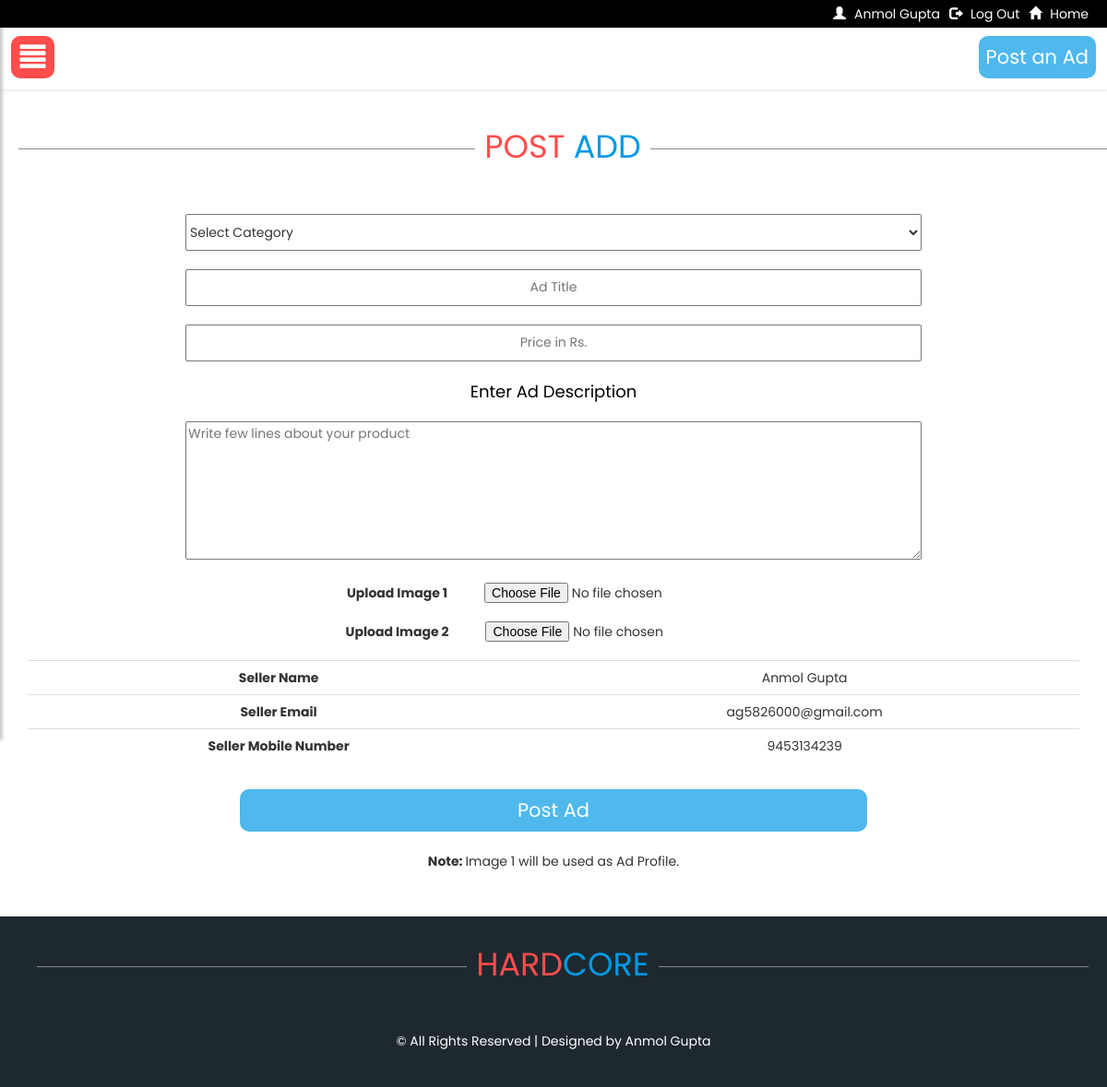
/addadd.php (signed in), run on the app's committed database.
### tables this page shows
CREATE TABLE `users` (
  `id` int(11) NOT NULL,
  `name` varchar(255) NOT NULL,
  `email` varchar(255) NOT NULL,
  `phno` varchar(255) NOT NULL,
  `password` varchar(255) NOT NULL
);

### addadd.php (the view, shortened to what this page needs)
<?php
include('header.php');
$sql="SELECT * FROM users WHERE email='".$_SESSION['em']."'";
$res=mysqli_query($conn,$sql);
$row1=mysqli_fetch_assoc($res);
$price='';
$title='';
$des='';
?>
<div class="container-fluid text-center" style="padding: 10px;padding-top: 50px;padding-bottom: 50px;background-color: white">
  <div class="heading" style="margin-bottom: 30px;"><span class="bg-grey" style="background-color: white; color: #ff4c4c;padding-left: 10px">POST </span><span class="bg-grey" style="background-color: white; color: #0099e5;padding-right: 10px">ADD</span></div>
  <div class="container text-center">
    <br>
    <br>
    <form  action="<?php echo htmlspecialchars($_SERVER["PHP_SELF"]);?>" method="POST" enctype="multipart/form-data">
                        <select name="cat" class="addf">
                            <option value="">Select Category</option>
                        </select>
          <br>
          <br>
          <input class="addf" type="text" name="title" style="text-align: center;" placeholder="Ad Title" value="<?php echo htmlspecialchars($title);?>">
          <br>
          <br>
          <input class="addf" type="text" name="price" style="text-align: center;" placeholder="Price in Rs." value="<?php echo htmlspecialchars($price);?>">
          <br>
          <br>
          <span style="font-size: 18px;color: black;">Enter Ad Description</span>
          <br>
          <br>
          <textarea class="addf" name="des" style=" height:150px;" placeholder="Write few lines about your product" value="<?php echo htmlspecialchars($des);?>"></textarea>
          <br>
          <br>
          <span><b>Upload Image 1</b></span><input  type="file" name="im1" style="display: inline-block; margin-left: 40px;">
          <br>
          <br>
          <span><b>Upload Image 2</b></span><input type="file"  name="im2" style="display: inline-block; margin-left: 40px;">
          <br>
          <br>
          <table class="table">
          <tr>
          <td><b>Seller Name</b></td><td><?php echo $row1['name'];  ?></td>
          </tr>
          <tr>
          <td><b>Seller Email</b></td><td><?php echo $row1['email'];  ?></td>
          </tr>
          <tr>
          <td><b>Seller Mobile Number</b></td><td><?php echo $row1['phno'];  ?></td>
          </tr>
          </table>
          <div class="text-center fadein">
          <input type="submit" name="submit" value="Post Ad" class="sear3" style="width: 60%">
          <br>
          <br>
          <div>
            <b>Note: </b>Image 1 will be used as Ad Profile.
          </div>
          </div>
    </form>
  </div>
</div>
<?php
include('footer.php');
?>

### header.php (style rules this page uses)
body { font-family: 'Poppins', sans-serif; background: white; }
.sear3 { color: white; background-color: rgb(79, 184, 237); padding: 8px; transition: 0.5s; border-radius: 12px; border: 2px solid white; margin-top: 7px; font-size: 1.5em; }
.heading { width: 100%; text-align: center; border-bottom: 0.5px solid #8c8989; line-height: 0.1em; margin: 10px; font-size: 2.5em; }
.fadein { animation-name: fadein; -webkit-animation-name: fadein; animation-duration: 1s; -webkit-animation-duration: 1s; visibility: visible; }
.addf { width: 70%; min-width: 250px; height: 40px; transition: 0.5s; }

### data on the page
users: name "Anmol Gupta", email "ag5826000@gmail.com", phno "9453134239"

### other printed values
$_SESSION['user'] "Anmol Gupta"
